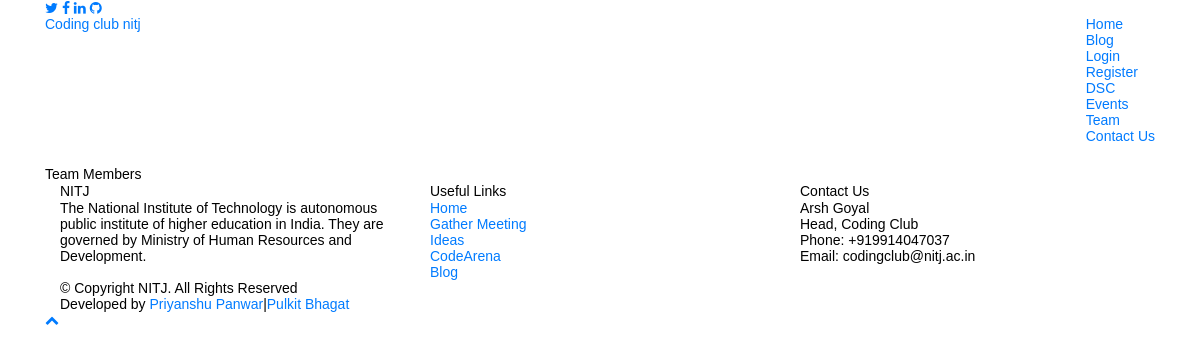
Before: /team/ with the older database file.
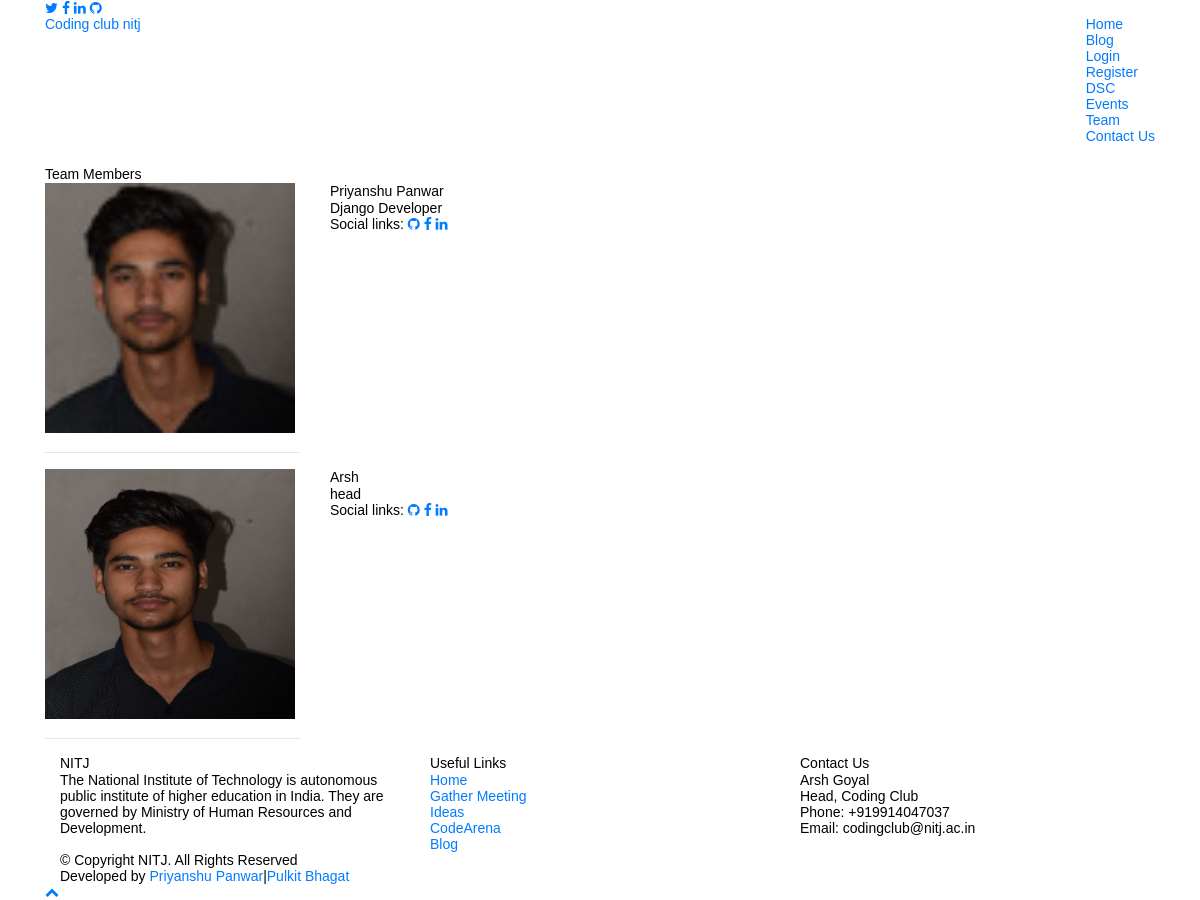
After: the same page with the newer database file.
### core/models.py (models this page shows, shortened)
class TeamMember(models.Model):
	name = models.CharField(max_length=30)
	post = models.CharField(max_length=30)
	profile_pic = models.ImageField(upload_to='profile_pic', null=True, blank=True)
	facebook = models.URLField(null=True, blank=True)
	linkedin = models.URLField(null=True, blank=True)
	github = models.URLField(null=True, blank=True)

### core/views.py (the view)
# urls.py: path('team/', views.team, name='team'),
def team(request):
	members = TeamMember.objects.all()
	return render(request, 'core/team.html', {'members': members,})

### core/templates/core/team.html
{% extends 'blog/base.html' %}
{% load static %}
{% block content %}
<div class="container" style="padding-top: 150px;">
<h1>Team Members</h1>
{% for member in members %}
<div class="row">
  <div class="col-md-3">
            <div class="member">
              <img src="{{ member.profile_pic.url }}" class="img-fluid" style="width: 250px; height: 250px;" alt="">
            <hr>
</div></div>
<div class="col-md-6">
	<div class="member-info">
            <div class="member-info-content" style="">
                  <h3>{{ member.name }}</h3>
                  <h5>{{ member.post }}</h5>
                  <div class="social"><h5>Social links:
                    <a href="{{ member.github }}"><i class="fa fa-github"></i></a>
                    <a href="{{ member.facebook }}"><i class="fa fa-facebook"></i></a>
                    <a href="{{ member.linkedin }}"><i class="fa fa-linkedin"></i></a>
                  </h5></div>
                </div>
              </div>
            </div><hr>
</div>
{% endfor %}
{% endblock content %}

### blog/templates/blog/base.html (shortened to what this page needs)
{% load static %}
<!DOCTYPE html>
<html lang="en">
<head>
  <link href="{% static 'lib/bootstrap/css/bootstrap.min.css' %}" rel="stylesheet">
  <link href="{% static 'lib/font-awesome/css/font-awesome.min.css' %}" rel="stylesheet">
  <link href="{% static 'lib/animate/animate.min.css' %}" rel="stylesheet">
  <link href="{% static 'lib/ionicons/css/ionicons.min.css' %}" rel="stylesheet">
  <link href="{% static 'lib/owlcarousel/assets/owl.carousel.min.css' %}" rel="stylesheet">
  <link href="{% static 'lib/lightbox/css/lightbox.min.css' %}" rel="stylesheet">
  <link href="{% static 'css/style.css' %}" rel="stylesheet">
</head>
<body>
  <header id="header">
    <div id="topbar">
      <div class="container">
        <div class="social-links">
          <a href="#" class="twitter"><i class="fa fa-twitter"></i></a>
          <a href="#" class="facebook"><i class="fa fa-facebook"></i></a>
          <a href="#" class="linkedin"><i class="fa fa-linkedin"></i></a>
          <a href="#" class="instagram"><i class="fa fa-github"></i></a>
        </div>
      </div>
    </div>
    <div class="container">
      <div class="logo float-left">
        <h1 class="text-light"><a href="{% url 'core:home' %}" class="scrollto"><span>Coding club nitj</span></a></h1>
      </div>
      <nav class="main-nav float-right d-none d-lg-block">
        <ul>
          <li class="active"><a href="core:home">Home</a></li>
          <li><a href="{% url 'blog:home' %}">Blog</a></li>
          {% if user.is_authenticated %}
          <li><a href="{% url 'authenticate:logout' %}">Logout</a></li>
          {% else %}
          <li><a href="{% url 'authenticate:login' %}">Login</a></li>
          <li><a href="{% url 'authenticate:register' %}">Register</a></li>
          {% endif %}
          <li><a href="{% url 'core:dsc' %}">DSC</a></li>
          <li><a href="{% url 'core:events' %}">Events</a></li>
          <li><a href="{% url 'core:team' %}">Team</a></li>
          <li><a href="#footer">Contact Us</a></li>
        </ul>
      </nav>
    </div>
  </header>
  {% block content %}
  {% endblock %}
  <footer id="footer" class="section-bg">
    <div class="footer-top">
      <div class="container">
        <div class="row">
          <div class="col-md-4">
            <div class="footer-info">
                    <h3>NITJ</h3>
                    <p>The National Institute of Technology is autonomous public institute of higher education in India. They are governed by Ministry of Human Resources and Development.</p></div>
          </div>
          <div class="col-md-4">
            <div class="footer-links">
                    <h4>Useful Links</h4>
                    <ul>
                      <li><a href="#header">Home</a></li>
                      <li><a href="{% url 'meeting:index' %}">Gather Meeting</a></li>
                      <li><a href="{% url 'startup:home' %}">Ideas</a></li>
                      <li><a href="{% url 'codearena:home' %}">CodeArena</a></li>
                      <li><a href="{% url 'blog:home' %">Blog</a></li>
                    </ul>
                  </div>
          </div>
          <div class="col-md-4">
            <div class="footer-links">
                    <h4>Contact Us</h4>
                    <p>
                      Arsh Goyal <br>
                      Head, Coding Club<br>
                      <strong>Phone:</strong> +919914047037<br>
                      <strong>Email:</strong> codingclub@nitj.ac.in<br>
                    </p>
                  </div>
          </div>
</div></div></div>
    <div class="container">
      <div class="copyright">
        &copy; Copyright <strong>NITJ</strong>. All Rights Reserved
      </div>
      <div class="credits">
        Developed by <a href="https://linktr.ee/_priyanshu_panwar">Priyanshu Panwar</a>|<a href="https://linktr.ee/pulkit_065">Pulkit Bhagat</a>
    </div>
  </footer>
  <a href="#" class="back-to-top"><i class="fa fa-chevron-up"></i></a>
</body>
</html>

### blog/static/blog/css/style.css (style rules this page uses)
body { width: 100%; }
body:before, body:after { content: ""; display: table; }
body:after { clear: both; }
html, body, div, span, applet, object, iframe, h1, h2, h3, h4, h5, h6, p, blockquote, pre, a, abbr, acronym, address, big, cite, code, del, dfn, em, img, ins, kbd, q, s, samp, small, strike, strong, sub, sup, tt, var, dl, dt, dd, ol, ul, li, fieldset, form, label, legend, table, caption, tbody, tfoot, thead, tr, th, td { margin: 0; padding: 0; border: 0; outline: 0; font-weight: inherit; font-style: inherit; font-family: inherit; font-size: 100%; vertical-align: baseline; }
body { line-height: 1; color: #000; background: #fff; }
ol, ul { list-style: none; }
html, body { height: 100%; }
body { background: #fff; font: 14px Arial, Helvetica, sans-serif, "Hiragino Sans GB", "Hiragino Sans GB W3", Microsoft JhengHei; -webkit-text-size-adjust: 100%; text-rendering: optimizelegibility; }

Changed rows visible on the page:
added TeamMember: profile_pic (picture), name "Priyanshu Panwar", post "Django Developer"
added TeamMember: profile_pic (picture), name "Arsh", post "head"
